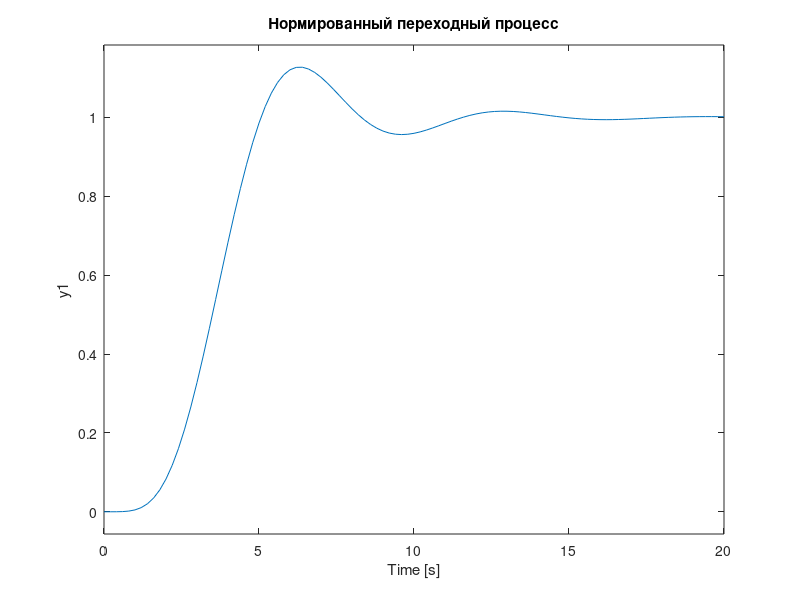
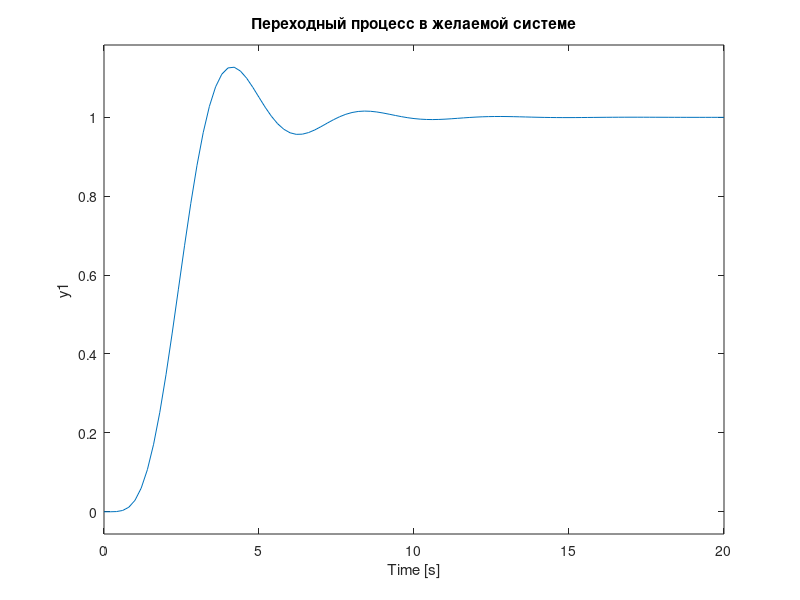

The MATLAB script that drew these images, in order:
%Программа рассчитывает вектор желаемых полюсов 
%проектируемой системы в соответствии со стандартными 
%настройками по Баттерворту.
%Входными данными являются порядок системы и желаемое 
%время переходного процесса. 
close all;
%clear all;
%clc;
n= input('Введите порядок системы n = ');
[z,p,k]=buttap(n);
[b,a]=zp2tf(z,p,k);
SYS=tf(b,a);
step(SYS), title('Нормированный переходный процесс');
grid;% Нормированный переходный процесс
step(SYS), title('Нормированный переходный процесс');
grid;% Нормированный переходный процесс
[Y,T]=step(SYS,0:0.01:30);
T_dyn = T(Y>1+0.05 | Y < 1-0.05 );
tau = T_dyn(end);%Нормированное значение времени переходного процесса
tgel= input('Введите желаемое время переходного процесса, сек tgel = ')
w0 = tau/tgel;% Значение среднегеометрического корня
for i=1:n     % Расчет коэффициентов желаемого полинома
    a(i+1)=a(i+1).*w0^(i);  
end
b=a(n+1); % Расчет коэффициента числителя ПФ
SYS1=tf(b,a);
[z,p,k]=tf2zp(b,a);% Векторы нулей, полюсов и коэффициент усиления желаемой системы
figure
step(SYS1), title('Переходный процесс в желаемой системе');
grid% Переходный процесс в желаемой системе
disp('Вектор желаемых полюсов замкнутой системы')
p
disp('Коэффициент числителя ПФ замкнутой системы')
b
